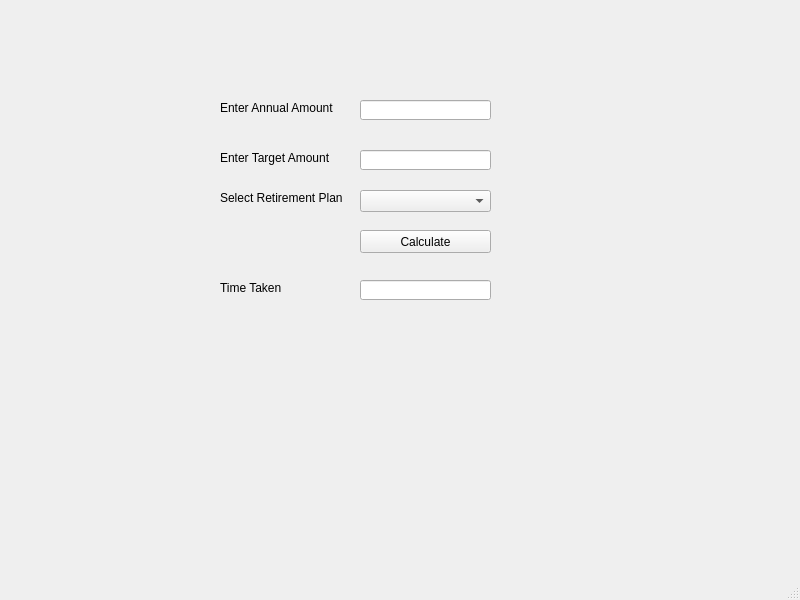
<?xml version="1.0" encoding="UTF-8"?>
<ui version="4.0">
 <class>MainWindow</class>
 <widget class="QMainWindow" name="MainWindow">
  <property name="geometry">
   <rect>
    <x>0</x>
    <y>0</y>
    <width>800</width>
    <height>600</height>
   </rect>
  </property>
  <property name="windowTitle">
   <string>MainWindow</string>
  </property>
  <widget class="QWidget" name="centralwidget">
   <widget class="QLabel" name="lblAnnual">
    <property name="geometry">
     <rect>
      <x>220</x>
      <y>100</y>
      <width>131</width>
      <height>16</height>
     </rect>
    </property>
    <property name="text">
     <string>Enter Annual Amount</string>
    </property>
   </widget>
   <widget class="QLineEdit" name="txtAnnual">
    <property name="geometry">
     <rect>
      <x>360</x>
      <y>100</y>
      <width>131</width>
      <height>20</height>
     </rect>
    </property>
   </widget>
   <widget class="QLabel" name="lblTarget">
    <property name="geometry">
     <rect>
      <x>220</x>
      <y>150</y>
      <width>131</width>
      <height>16</height>
     </rect>
    </property>
    <property name="text">
     <string>Enter Target Amount</string>
    </property>
   </widget>
   <widget class="QLineEdit" name="txtTarget">
    <property name="geometry">
     <rect>
      <x>360</x>
      <y>150</y>
      <width>131</width>
      <height>20</height>
     </rect>
    </property>
   </widget>
   <widget class="QLabel" name="lblTime">
    <property name="geometry">
     <rect>
      <x>220</x>
      <y>280</y>
      <width>131</width>
      <height>16</height>
     </rect>
    </property>
    <property name="text">
     <string>Time Taken</string>
    </property>
   </widget>
   <widget class="QLineEdit" name="txtTime">
    <property name="geometry">
     <rect>
      <x>360</x>
      <y>280</y>
      <width>131</width>
      <height>20</height>
     </rect>
    </property>
   </widget>
   <widget class="QLabel" name="lblRetirement">
    <property name="geometry">
     <rect>
      <x>220</x>
      <y>190</y>
      <width>131</width>
      <height>16</height>
     </rect>
    </property>
    <property name="text">
     <string>Select Retirement Plan</string>
    </property>
   </widget>
   <widget class="QComboBox" name="cbRetirement">
    <property name="geometry">
     <rect>
      <x>360</x>
      <y>190</y>
      <width>131</width>
      <height>22</height>
     </rect>
    </property>
   </widget>
   <widget class="QPushButton" name="btnCalculate">
    <property name="geometry">
     <rect>
      <x>360</x>
      <y>230</y>
      <width>131</width>
      <height>23</height>
     </rect>
    </property>
    <property name="text">
     <string>Calculate</string>
    </property>
   </widget>
  </widget>
  <widget class="QMenuBar" name="menubar">
   <property name="geometry">
    <rect>
     <x>0</x>
     <y>0</y>
     <width>800</width>
     <height>22</height>
    </rect>
   </property>
  </widget>
  <widget class="QStatusBar" name="statusbar"/>
 </widget>
 <resources/>
 <connections/>
</ui>
